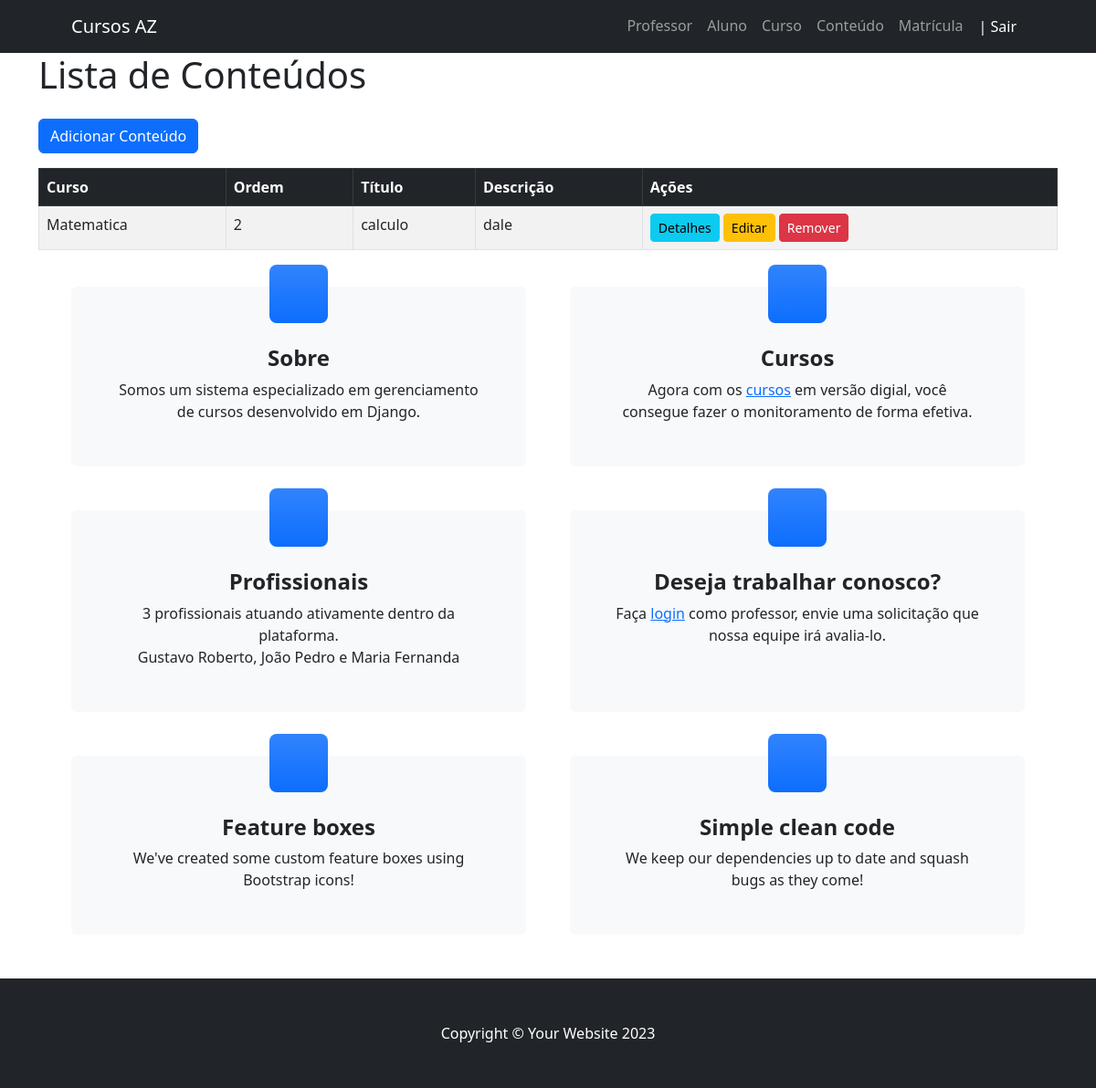
The app's page /conteudo/ (signed in), older data.
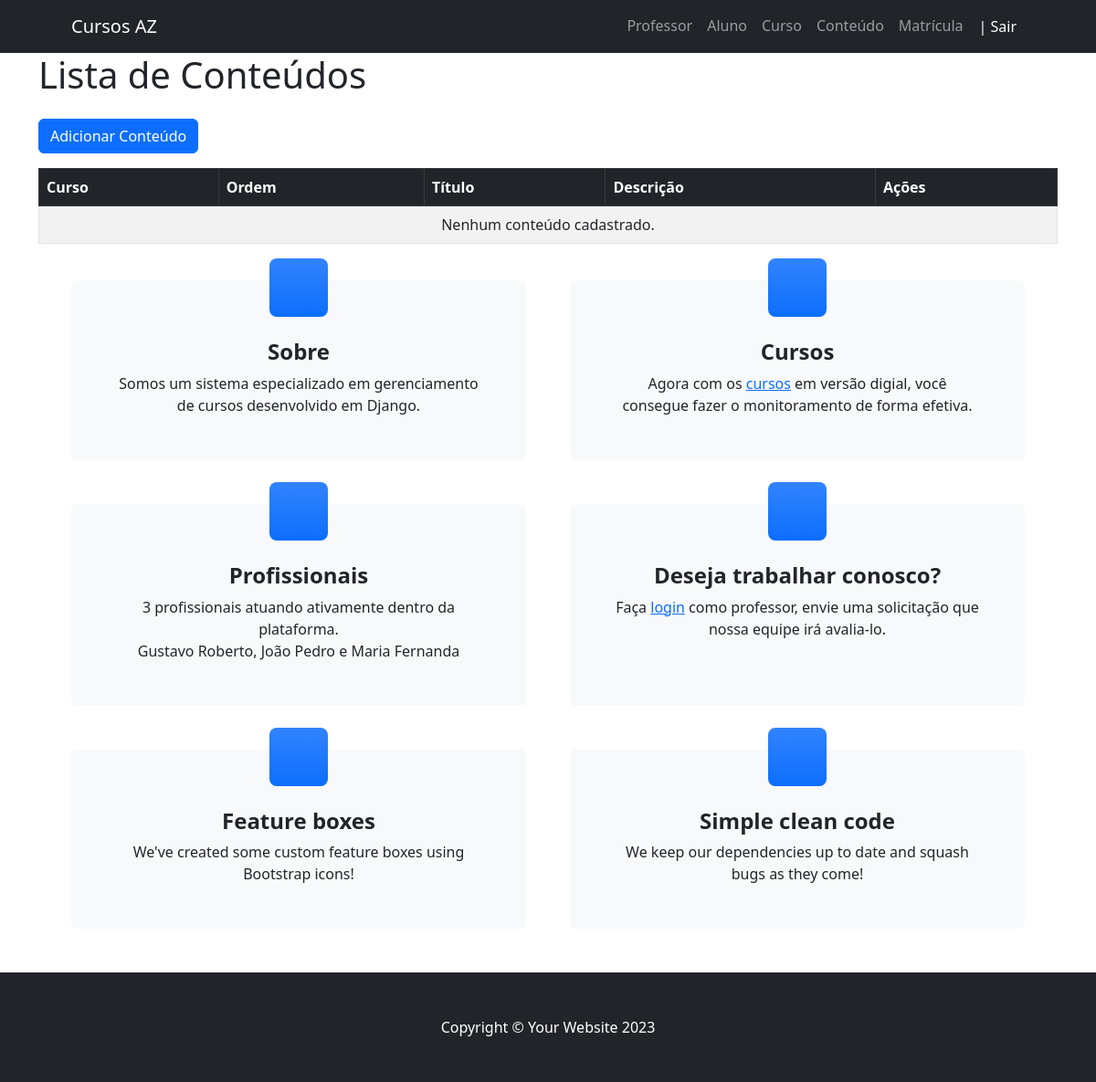
The same page, newer data.
### conteudo/models.py (models this page shows, shortened)
class Conteudo(models.Model):
    ordem = models.PositiveIntegerField()
    titulo = models.CharField(max_length=255)
    desc = models.TextField(verbose_name="Descrição")
    m_apoio = models.BinaryField(blank=True, null=True, verbose_name="Material de Apoio", editable=True)  # BLOB
    curso = models.ForeignKey(Curso, on_delete=models.CASCADE)
    class Meta:
        ordering = ['curso', 'ordem']
        verbose_name = "Conteúdo"
        verbose_name_plural = "Conteúdos"

### cursos/models.py (models this page shows, shortened)
class Curso(models.Model):
    nome = models.CharField(max_length=255)
    ch = models.IntegerField(verbose_name="Carga Horária")
    descricao = models.TextField()
    professor = models.ForeignKey(Professor, on_delete=models.CASCADE)

### conteudo/views.py (the view)
# urls.py: path('conteudo/', views_conteudo.index, name="index-conteudo"),
@login_required
@permission_required('conteudo.view_conteudo', raise_exception=True)
def index(request):
    conteudos = Conteudo.objects.all()
    return render(request, "conteudo/index.html", {"conteudos": conteudos})

### templates/conteudo/index.html
{% extends "_base.html" %}
{% block content %}
<div class="container">
    <h1 class="mb-4">Lista de Conteúdos</h1>
    <a href="{% url 'add-conteudo' %}" class="btn btn-primary mb-3">Adicionar Conteúdo</a>
    <div class="table-responsive">
        <table class="table table-striped table-bordered">
            <thead class="table-dark">
                <tr>
                    <th>Curso</th>
                    <th>Ordem</th>
                    <th>Título</th>
                    <th>Descrição</th>
                    <th>Ações</th>
                </tr>
            </thead>
            <tbody>
                {% for conteudo in conteudos %}
                <tr>
                    <td>{{ conteudo.curso.nome }}</td>
                    <td>{{ conteudo.ordem }}</td>
                    <td>{{ conteudo.titulo }}</td>
                    <td>{{ conteudo.desc|truncatewords:10 }}</td>
                    <td>
                        <a href="{% url 'detail-conteudo' conteudo.id %}" class="btn btn-sm btn-info">Detalhes</a>
                        <a href="{% url 'edit-conteudo' conteudo.id %}" class="btn btn-sm btn-warning">Editar</a>
                        <a href="{% url 'remove-conteudo' conteudo.id %}" class="btn btn-sm btn-danger">Remover</a>
                    </td>
                </tr>
                {% empty %}
                <tr>
                    <td colspan="5" class="text-center">Nenhum conteúdo cadastrado.</td>
                </tr>
                {% endfor %}
            </tbody>
        </table>
    </div>
</div>
{% endblock %}

Row changes from the older to the newer data that the page shows:
removed Conteudo: curso.nome "Matematica", ordem "2", titulo "calculo", desc "dale"
Text that changed along with them:
text now shown: "Nenhum conteúdo cadastrado."
